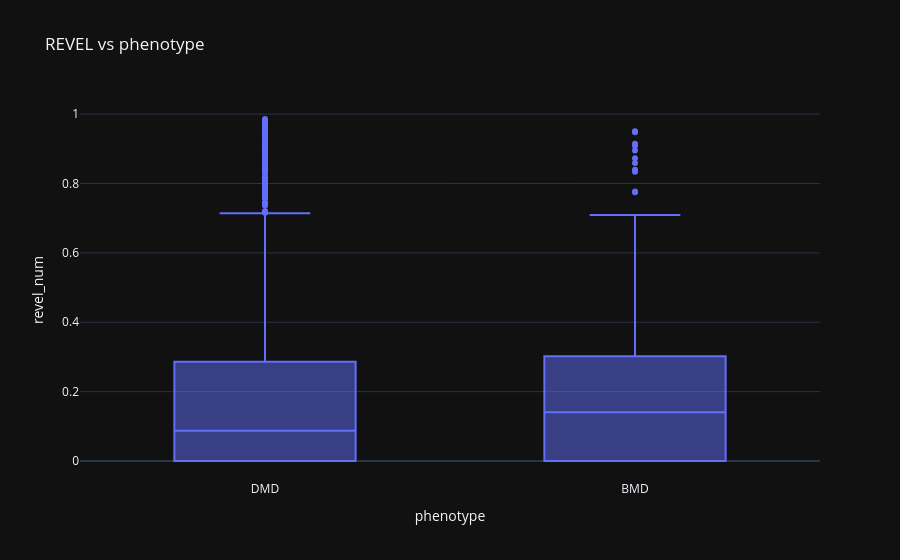

Notebook code cell kept with this figure:
### Markdown cell above
## 7. 📊 REVEL vs phenotype

### Code cell
tmp = d[['phenotype', 'revel_num']].dropna()
fig = px.box(tmp, x='phenotype', y='revel_num', points='outliers', title='REVEL vs phenotype')
fig.show()

### Figure 1 — Plotly figure (JSON) as saved in the notebook; plotly's stock layout.template omitted (floating-point values rounded to 4 significant figures; data arrays with more than 128 entries replaced by an {"elided": "..."} marker saying what was removed)
{"data": [{"alignmentgroup": "True", "boxpoints": "outliers", "hovertemplate": "phenotype=%{x}<br>revel_num=%{y}<extra></extra>", "legendgroup": "", "marker": {"color": "#636efa"}, "name": "", "notched": false, "offsetgroup": "", "orientation": "v", "showlegend": false, "x": {"elided": "2036 str values"}, "x0": " ", "xaxis": "x", "y": {"elided": "2036 float values"}, "y0": " ", "yaxis": "y", "type": "box"}], "layout": {"xaxis": {"anchor": "y", "domain": [0.0, 1.0], "title": {"text": "phenotype"}}, "yaxis": {"anchor": "x", "domain": [0.0, 1.0], "title": {"text": "revel_num"}}, "legend": {"tracegroupgap": 0}, "title": {"text": "REVEL vs phenotype"}, "boxmode": "group"}}
